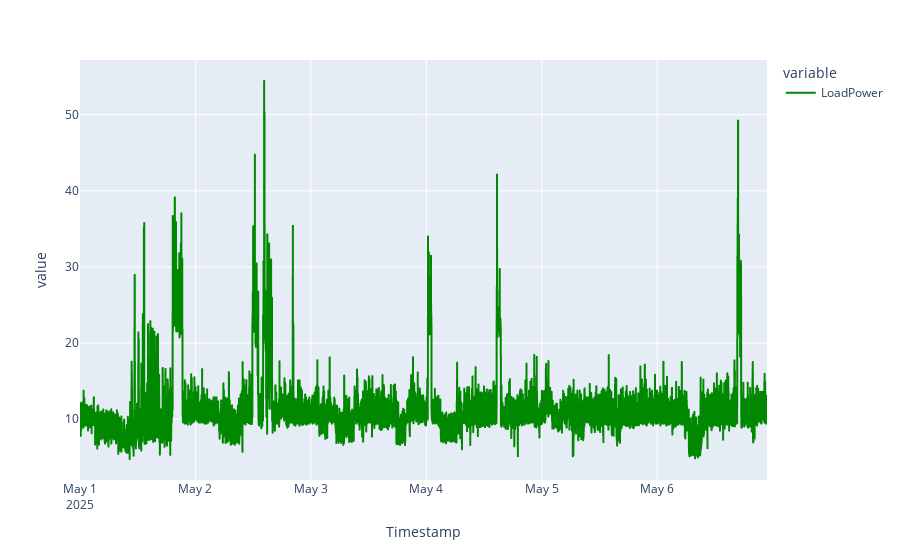

The code cell stored with this chart in its notebook:
### Code cell
fig = px.line(resampled_df, x=Timestamp, y=[LoadPower])
fig.update_traces(line_color='#008800')
fig.show()
print("Average Power draw for period was", mean(resampled_df[LoadPower]), "watts" )

### Figure 1 — Plotly figure (JSON) as saved in the notebook; plotly's stock layout.template omitted (floating-point values rounded to 4 significant figures; data arrays with more than 128 entries replaced by an {"elided": "..."} marker saying what was removed)
{"data": [{"hovertemplate": "variable=LoadPower<br>Timestamp=%{x}<br>value=%{y}<extra></extra>", "legendgroup": "LoadPower", "line": {"color": "#008800", "dash": "solid"}, "marker": {"symbol": "circle"}, "mode": "lines", "name": "LoadPower", "showlegend": true, "type": "scattergl", "x": {"elided": "7257 str values"}, "xaxis": "x", "y": {"elided": "7257 float values"}, "yaxis": "y"}], "layout": {"legend": {"title": {"text": "variable"}, "tracegroupgap": 0}, "margin": {"t": 60}, "xaxis": {"anchor": "y", "domain": [0, 1], "title": {"text": "Timestamp"}}, "yaxis": {"anchor": "x", "domain": [0, 1], "title": {"text": "value"}}}}
